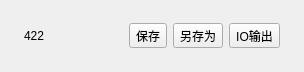
    <widget class="QFrame" name="setupToolbar">
     <property name="minimumSize">
      <size>
       <width>0</width>
       <height>72</height>
      </size>
     </property>
     <property name="maximumSize">
      <size>
       <width>16777215</width>
       <height>72</height>
      </size>
     </property>
     <property name="frameShape">
      <enum>QFrame::NoFrame</enum>
     </property>
     <layout class="QHBoxLayout" name="horizontalLayout_toolbar">
      <property name="leftMargin">
       <number>24</number>
      </property>
      <property name="topMargin">
       <number>8</number>
      </property>
      <property name="rightMargin">
       <number>24</number>
      </property>
      <property name="bottomMargin">
       <number>8</number>
      </property>
      <item>
       <widget class="QLabel" name="setupPageCodeLabel">
        <property name="text">
         <string>422</string>
        </property>
       </widget>
      </item>
      <item>
       <widget class="QToolButton" name="setupExternalEditButton">
        <property name="icon">
         <iconset resource="../resources/resources.qrc">
          <normaloff>:/icons/external-link.svg</normaloff>:/icons/external-link.svg</iconset>
        </property>
        <property name="iconSize">
         <size>
          <width>24</width>
          <height>24</height>
         </size>
        </property>
        <property name="autoRaise">
         <bool>true</bool>
        </property>
       </widget>
      </item>
      <item>
       <spacer name="horizontalSpacer_toolbar">
        <property name="orientation">
         <enum>Qt::Horizontal</enum>
        </property>
        <property name="sizeHint" stdset="0">
         <size>
          <width>40</width>
          <height>20</height>
         </size>
        </property>
       </spacer>
      </item>
      <item>
       <widget class="QToolButton" name="setupSaveButton">
        <property name="text">
         <string>保存</string>
        </property>
        <property name="icon">
         <iconset resource="../resources/resources.qrc">
          <normaloff>:/icons/save.svg</normaloff>:/icons/save.svg</iconset>
        </property>
        <property name="iconSize">
         <size>
          <width>28</width>
          <height>28</height>
         </size>
        </property>
        <property name="toolButtonStyle">
         <enum>Qt::ToolButtonTextUnderIcon</enum>
        </property>
       </widget>
      </item>
      <item>
       <widget class="QToolButton" name="setupSaveAsButton">
        <property name="text">
         <string>另存为</string>
        </property>
        <property name="icon">
         <iconset resource="../resources/resources.qrc">
          <normaloff>:/icons/save-as.svg</normaloff>:/icons/save-as.svg</iconset>
        </property>
        <property name="iconSize">
         <size>
          <width>28</width>
          <height>28</height>
         </size>
        </property>
        <property name="toolButtonStyle">
         <enum>Qt::ToolButtonTextUnderIcon</enum>
        </property>
       </widget>
      </item>
      <item>
       <widget class="QToolButton" name="setupExportButton">
        <property name="text">
         <string>IO输出</string>
        </property>
        <property name="icon">
         <iconset resource="../resources/resources.qrc">
          <normaloff>:/icons/export-output.svg</normaloff>:/icons/export-output.svg</iconset>
        </property>
        <property name="iconSize">
         <size>
          <width>28</width>
          <height>28</height>
         </size>
        </property>
        <property name="toolButtonStyle">
         <enum>Qt::ToolButtonTextUnderIcon</enum>
        </property>
       </widget>
      </item>
     </layout>
    </widget>
